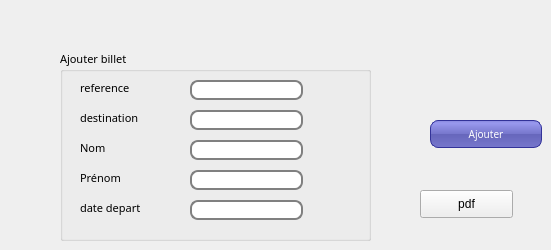
      <widget class="QWidget" name="tab_26">
       <attribute name="title">
        <string>Ajouter billet</string>
       </attribute>
       <widget class="QGroupBox" name="groupBox">
        <property name="geometry">
         <rect>
          <x>60</x>
          <y>50</y>
          <width>311</width>
          <height>191</height>
         </rect>
        </property>
        <property name="font">
         <font>
          <family>MS Reference Sans Serif</family>
          <pointsize>8</pointsize>
          <weight>50</weight>
          <italic>false</italic>
          <bold>false</bold>
         </font>
        </property>
        <property name="cursor">
         <cursorShape>PointingHandCursor</cursorShape>
        </property>
        <property name="autoFillBackground">
         <bool>false</bool>
        </property>
        <property name="styleSheet">
         <string notr="true">
background: QLinearGradient(x1: 0, y1: 0, x2: 0, y2: 1, stop: 0 #eef, stop: 1 #ccf);

QLabel {
font-weight: bold;
font-size: 15px;
}</string>
        </property>
        <property name="title">
         <string>Ajouter billet</string>
        </property>
        <widget class="QLabel" name="label_80">
         <property name="geometry">
          <rect>
           <x>20</x>
           <y>90</y>
           <width>71</width>
           <height>16</height>
          </rect>
         </property>
         <property name="font">
          <font>
           <family>MS Reference Sans Serif</family>
           <pointsize>8</pointsize>
           <weight>50</weight>
           <italic>false</italic>
           <bold>false</bold>
          </font>
         </property>
         <property name="text">
          <string>Nom</string>
         </property>
        </widget>
        <widget class="QLabel" name="label_81">
         <property name="geometry">
          <rect>
           <x>20</x>
           <y>120</y>
           <width>81</width>
           <height>16</height>
          </rect>
         </property>
         <property name="font">
          <font>
           <family>MS Reference Sans Serif</family>
           <pointsize>8</pointsize>
           <weight>50</weight>
           <italic>false</italic>
           <bold>false</bold>
          </font>
         </property>
         <property name="text">
          <string>Prénom</string>
         </property>
        </widget>
        <widget class="QLabel" name="label_82">
         <property name="geometry">
          <rect>
           <x>20</x>
           <y>30</y>
           <width>71</width>
           <height>16</height>
          </rect>
         </property>
         <property name="font">
          <font>
           <family>MS Reference Sans Serif</family>
           <pointsize>8</pointsize>
           <weight>50</weight>
           <italic>false</italic>
           <bold>false</bold>
          </font>
         </property>
         <property name="styleSheet">
          <string notr="true"/>
         </property>
         <property name="text">
          <string>reference</string>
         </property>
        </widget>
        <widget class="QLineEdit" name="le_nom">
         <property name="geometry">
          <rect>
           <x>130</x>
           <y>90</y>
           <width>113</width>
           <height>20</height>
          </rect>
         </property>
         <property name="font">
          <font>
           <family>MS Reference Sans Serif</family>
           <pointsize>8</pointsize>
           <weight>50</weight>
           <italic>false</italic>
           <bold>false</bold>
          </font>
         </property>
         <property name="styleSheet">
          <string notr="true">QLineEdit {
padding: 1px;
border-style: solid;
border: 2px solid gray;
border-radius: 8px;
}

</string>
         </property>
        </widget>
        <widget class="QLineEdit" name="le_prenom">
         <property name="geometry">
          <rect>
           <x>130</x>
           <y>120</y>
           <width>113</width>
           <height>20</height>
          </rect>
         </property>
         <property name="font">
          <font>
           <family>MS Reference Sans Serif</family>
           <pointsize>8</pointsize>
           <weight>50</weight>
           <italic>false</italic>
           <bold>false</bold>
          </font>
         </property>
         <property name="styleSheet">
          <string notr="true">QLineEdit {
padding: 1px;
border-style: solid;
border: 2px solid gray;
border-radius: 8px;
}

</string>
         </property>
        </widget>
        <widget class="QLineEdit" name="le_ref">
         <property name="geometry">
          <rect>
           <x>130</x>
           <y>30</y>
           <width>113</width>
           <height>20</height>
          </rect>
         </property>
         <property name="font">
          <font>
           <family>MS Reference Sans Serif</family>
           <pointsize>8</pointsize>
           <weight>50</weight>
           <italic>false</italic>
           <bold>false</bold>
          </font>
         </property>
         <property name="styleSheet">
          <string notr="true">QLineEdit {
padding: 1px;
border-style: solid;
border: 2px solid gray;
border-radius: 8px;
}

</string>
         </property>
        </widget>
        <widget class="QLabel" name="label_83">
         <property name="geometry">
          <rect>
           <x>20</x>
           <y>60</y>
           <width>81</width>
           <height>16</height>
          </rect>
         </property>
         <property name="font">
          <font>
           <family>MS Reference Sans Serif</family>
           <pointsize>8</pointsize>
           <weight>50</weight>
           <italic>false</italic>
           <bold>false</bold>
          </font>
         </property>
         <property name="text">
          <string>destination</string>
         </property>
        </widget>
        <widget class="QLineEdit" name="le_destination">
         <property name="geometry">
          <rect>
           <x>130</x>
           <y>60</y>
           <width>113</width>
           <height>20</height>
          </rect>
         </property>
         <property name="font">
          <font>
           <family>MS Reference Sans Serif</family>
           <pointsize>8</pointsize>
           <weight>50</weight>
           <italic>false</italic>
           <bold>false</bold>
          </font>
         </property>
         <property name="styleSheet">
          <string notr="true">QLineEdit {
padding: 1px;
border-style: solid;
border: 2px solid gray;
border-radius: 8px;
}

</string>
         </property>
        </widget>
        <widget class="QLabel" name="label_84">
         <property name="geometry">
          <rect>
           <x>20</x>
           <y>150</y>
           <width>81</width>
           <height>16</height>
          </rect>
         </property>
         <property name="font">
          <font>
           <family>MS Reference Sans Serif</family>
           <pointsize>8</pointsize>
           <weight>50</weight>
           <italic>false</italic>
           <bold>false</bold>
          </font>
         </property>
         <property name="styleSheet">
          <string notr="true"/>
         </property>
         <property name="text">
          <string>date depart</string>
         </property>
        </widget>
        <widget class="QLineEdit" name="le_date_depart">
         <property name="geometry">
          <rect>
           <x>130</x>
           <y>150</y>
           <width>113</width>
           <height>20</height>
          </rect>
         </property>
         <property name="font">
          <font>
           <family>MS Reference Sans Serif</family>
           <pointsize>8</pointsize>
           <weight>50</weight>
           <italic>false</italic>
           <bold>false</bold>
          </font>
         </property>
         <property name="styleSheet">
          <string notr="true">QLineEdit {
padding: 1px;
border-style: solid;
border: 2px solid gray;
border-radius: 8px;
}

</string>
         </property>
        </widget>
       </widget>
       <widget class="QPushButton" name="ajouterbillet">
        <property name="geometry">
         <rect>
          <x>430</x>
          <y>120</y>
          <width>112</width>
          <height>28</height>
         </rect>
        </property>
        <property name="font">
         <font>
          <family>MS Reference Sans Serif</family>
          <pointsize>-1</pointsize>
          <weight>50</weight>
          <italic>false</italic>
          <bold>false</bold>
         </font>
        </property>
        <property name="cursor">
         <cursorShape>PointingHandCursor</cursorShape>
        </property>
        <property name="styleSheet">
         <string notr="true">
QPushButton {
color: white;
background-color: QLinearGradient( x1: 0, y1: 0, x2: 0, y2: 1, stop: 0 #88d, stop: 0.1 #99e, stop: 0.49 #77c, stop: 0.5 #66b, stop: 1 #77c);
border-width: 1px;
border-color: #339;
border-style: solid;
border-radius: 8;
padding: 3px;
font-size: 10px;
padding-left: 5px;
padding-right: 5px;
min-width: 100px;
max-width: 100px;
min-height: 20px;
max-height: 20px;
}</string>
        </property>
        <property name="text">
         <string>Ajouter</string>
        </property>
       </widget>
       <widget class="QPushButton" name="pdf_2">
        <property name="geometry">
         <rect>
          <x>420</x>
          <y>190</y>
          <width>93</width>
          <height>28</height>
         </rect>
        </property>
        <property name="text">
         <string>pdf</string>
        </property>
       </widget>
      </widget>
